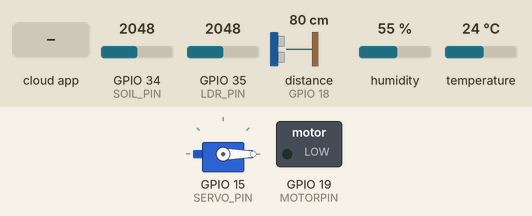
Recording of a sketch running on a simulated ESP32. Parts: servo, switched loads named in the sketch (green lamp = pin HIGH). Wiring (inferred from the names in the program): ultrasonic range finder: trigger GPIO 5; echo GPIO 18. Inputs (shaded band) come from the test bench; at power-on: GPIO 34 (SOIL_PIN) = 2048, GPIO 35 (LDR_PIN) = 2048, distance to the obstacle (sensor on GPIO 18) 80 cm, humidity 55 %, temperature 24 °C (analog values on the 0–4095 scale). The echo pulse lasts 58.3 µs per cm; WiFi joins after 1.5 s; servers stay silent unless stated; the Firebase database answers and starts empty; pins used as bus, display or sensor lines are not drawn; what the sketch prints to the serial monitor is not drawn.

Above: at 2.7 s.
2.8 s: the phone or cloud app sets status to 1
At 6.44 s:
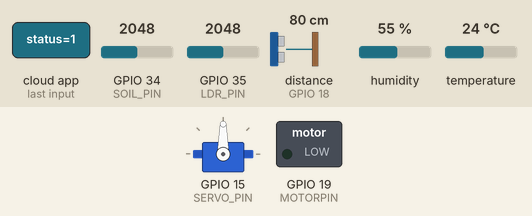
At 7.4 s:
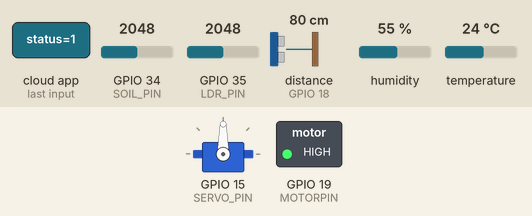
8.0 s: the phone or cloud app sets status to 0
At 11.0 s:
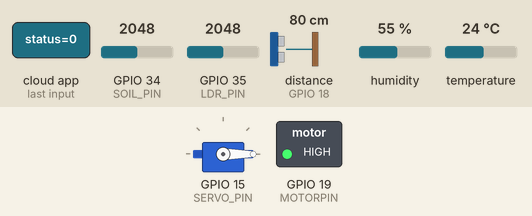
Timing chart, 0 to 12.5 s (numbered marks = the images above; inputs shaded):
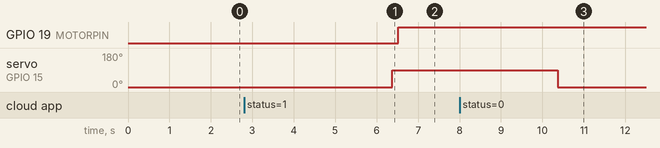

Measured:
- after the input at 2.8 s, servo on GPIO 15 (SERVO_PIN): 0° → 90° after 3.6 s
- after the input at 8.0 s, servo on GPIO 15 (SERVO_PIN): 90° → 0° after 2.4 s

The sketch:

esp32.ino
```cpp
#include <Arduino.h>
#include <WiFi.h>
#include <Firebase_ESP_Client.h>
#include <DHT.h>
#include <ESP32Servo.h>
#include <math.h>


#define READ_INTERVAL_MS 4000

// Helper functions
#include "addons/TokenHelper.h"
#include "addons/RTDBHelper.h"

// Wi-Fi credentials
#define WIFI_SSID "lap"
#define WIFI_PASSWORD "omima 2345"

// Firebase credentials
#define API_KEY "AIzaSyDEslUsBv8uOyXIXqsbehPDqgHx2PCUYIY"
#define DATABASE_URL "https://esptest1-edcd8-default-rtdb.firebaseio.com/"

// GPIO pins
#define SOIL_PIN 34
#define DHT_PIN 4
#define DHT_TYPE DHT11
#define TRIG_PIN 5
#define ECHO_PIN 18
#define SERVO_PIN 15
#define MOTORPIN  19

//=========================================
long waterLevel=0;
int soil =0;
float temp = 0;
float hum =0;
bool servoState;
bool  MOTORState;
//ldr flux sensor
const int LDR_PIN = 35; // ADC pin on ESP32 (use 32, 33, 34, 35, etc.)
// Calibration constants (must be adjusted using real measurements)
float A = 120000.0;
float B = 0.0055;
long adc=0;
float lux =0;
//=========================================
// Firebase
FirebaseData fbdo;
FirebaseAuth auth;
FirebaseConfig config;

unsigned long lastReadMillis = 0;
bool signupOK = false;

DHT dht(DHT_PIN, DHT_TYPE);
Servo servo;

// fixed paths
String basePath = "/apartments/flat1/rooms/";

long readUltrasonicFiltered() {
  const int samples = 7;   // عدد القراءات
  long values[samples];

  // ناخد 7 قراءات
  for (int i = 0; i < samples; i++) {
    digitalWrite(TRIG_PIN, LOW);
    delayMicroseconds(2);
    digitalWrite(TRIG_PIN, HIGH);
    delayMicroseconds(10);
    digitalWrite(TRIG_PIN, LOW);

    long duration = pulseIn(ECHO_PIN, HIGH, 30000); // max 30ms
    values[i] = duration * 0.034 / 2; // يتحول سم
    delay(50); // راحة بين القراءات
  }

  // ترتيب القيم (Bubble sort بسيط)
  for (int i = 0; i < samples - 1; i++) {
    for (int j = i + 1; j < samples; j++) {
      if (values[i] > values[j]) {
        long tmp = values[i];
        values[i] = values[j];
        values[j] = tmp;
      }
    }
  }

  // ناخد الميديان (القيمة الوسطية)
  long medianValue = values[samples / 2];

  // فلتر إضافي: تجاهل أي قيمة بعيدة عن الميديان أكتر من ±20%
  long sum = 0;
  int count = 0;
  for (int i = 0; i < samples; i++) {
    if (values[i] > medianValue * 0.8 && values[i] < medianValue * 1.2) {
      sum += values[i];
      count++;
    }
  }

  if (count > 0) {
    return sum / count; // متوسط القيم المعقولة
  } else {
    return medianValue; // fallback
  }
}


void setup() {
  Serial.begin(9600);
  pinMode(TRIG_PIN, OUTPUT);
  pinMode(MOTORPIN, OUTPUT);
  pinMode(ECHO_PIN, INPUT);
  analogReadResolution(12); // Set ADC resolution to 12-bit (0 - 4095)
  dht.begin();
  servo.attach(SERVO_PIN);
  servo.write(0); // start closed

  // connect Wi-Fi
  WiFi.begin(WIFI_SSID, WIFI_PASSWORD);
  Serial.print("Connecting to Wi-Fi");
  while (WiFi.status() != WL_CONNECTED) {
    Serial.print(".");
    delay(300);
  }
  Serial.println();
  Serial.println("Connected with IP: " + WiFi.localIP().toString());

  // Firebase
  config.api_key = API_KEY;
  config.database_url = DATABASE_URL;
  if (Firebase.signUp(&config, &auth, "", "")) {
    signupOK = true;
    Serial.println("Firebase sign-up OK");
  } else {
    Serial.printf("Firebase sign-up failed: %s\n", config.signer.signupError.message.c_str());
  }
  config.token_status_callback = tokenStatusCallback;
  Firebase.begin(&config, &auth);
  Firebase.reconnectWiFi(true);
  //  if (Firebase.ready() && signupOK){
  //    //=====================Motor ===================
  //   Firebase.RTDB.setString(&fbdo, basePath + "room1/devices/device3/name","Motor");
  //   Firebase.RTDB.setInt(&fbdo, basePath + "room1/devices/device3/status",true);

  //  }

}

void loop() {
  if (Firebase.ready() && signupOK && (millis() - lastReadMillis > READ_INTERVAL_MS)) {
    lastReadMillis = millis();

    // ====== Read sensors ======
     soil = 100-analogRead(SOIL_PIN)/40.95;
     temp = dht.readTemperature();
     hum = dht.readHumidity();
     waterLevel = readUltrasonicFiltered();
     waterLevel = (waterLevel>100)?100:waterLevel;
     adc=0;
     for(int i=0;i<100;i++){
       adc+=analogRead(LDR_PIN);
      // delay(2);
      }
      adc=adc/100;
      lux = 25 * exp(adc*0.00192);

    // ====== Upload to Firebase ======
    // Living room sensors
    Firebase.RTDB.setInt(&fbdo, basePath + "room1/sensors/sensors1/value", temp);
    Firebase.RTDB.setInt(&fbdo, basePath + "room1/sensors/sensors2/value", hum);

    // Room1 soil + water +lux
    Firebase.RTDB.setInt(&fbdo, basePath + "room1/sensors/sensors3/value", soil);
    Firebase.RTDB.setString(&fbdo, basePath + "room1/sensors/sensors3/name","soil");
    Firebase.RTDB.setString(&fbdo, basePath + "room1/sensors/sensors3/unit","%");

    Firebase.RTDB.setInt(&fbdo, basePath + "room1/sensors/sensors4/value", waterLevel);
    Firebase.RTDB.setString(&fbdo, basePath + "room1/sensors/sensors4/name","waterLevel");
    Firebase.RTDB.setString(&fbdo, basePath + "room1/sensors/sensors4/unit","cm");

    Firebase.RTDB.setInt(&fbdo, basePath + "room1/sensors/sensors5/value", lux);
    Firebase.RTDB.setString(&fbdo, basePath + "room1/sensors/sensors5/name","lux sensor");
    Firebase.RTDB.setString(&fbdo, basePath + "room1/sensors/sensors5/unit","lux");
    Serial.printf("Soil=%d Temp=%.1f Hum=%.1f Water=%ld  lux=%.1f  adc= %d\n", soil, temp, hum, waterLevel,lux,adc);

    // ====== Servo device control ======
    Firebase.RTDB.setString(&fbdo, basePath + "room1/devices/device1/name","Servo device");

    if (Firebase.RTDB.getBool(&fbdo, basePath + "room1/devices/device1/status")) {
       servoState = fbdo.boolData();
      if (servoState) {
        servo.write(90); // open valve
        Serial.println("Servo OPEN");
      } else {
        servo.write(0); // close valve
        Serial.println("Servo CLOSE");
      }
    } else {
      Serial.println("Failed to read servo state");
      Serial.println(fbdo.errorReason());
    }

    //=====================Motor ===================

    if (Firebase.RTDB.getBool(&fbdo, basePath + "room1/devices/device3/status")) {
       MOTORState = fbdo.boolData();
      if (MOTORState) {
        digitalWrite(MOTORPIN,LOW);
        Serial.println("MOTOR OPEN");
      } else {
        digitalWrite(MOTORPIN,HIGH);
        Serial.println("MOTOR CLOSE");
      }
    } else {
      Serial.println("Failed to read MOTOR state");
      Serial.println(fbdo.errorReason());
    }

  }
}
```
